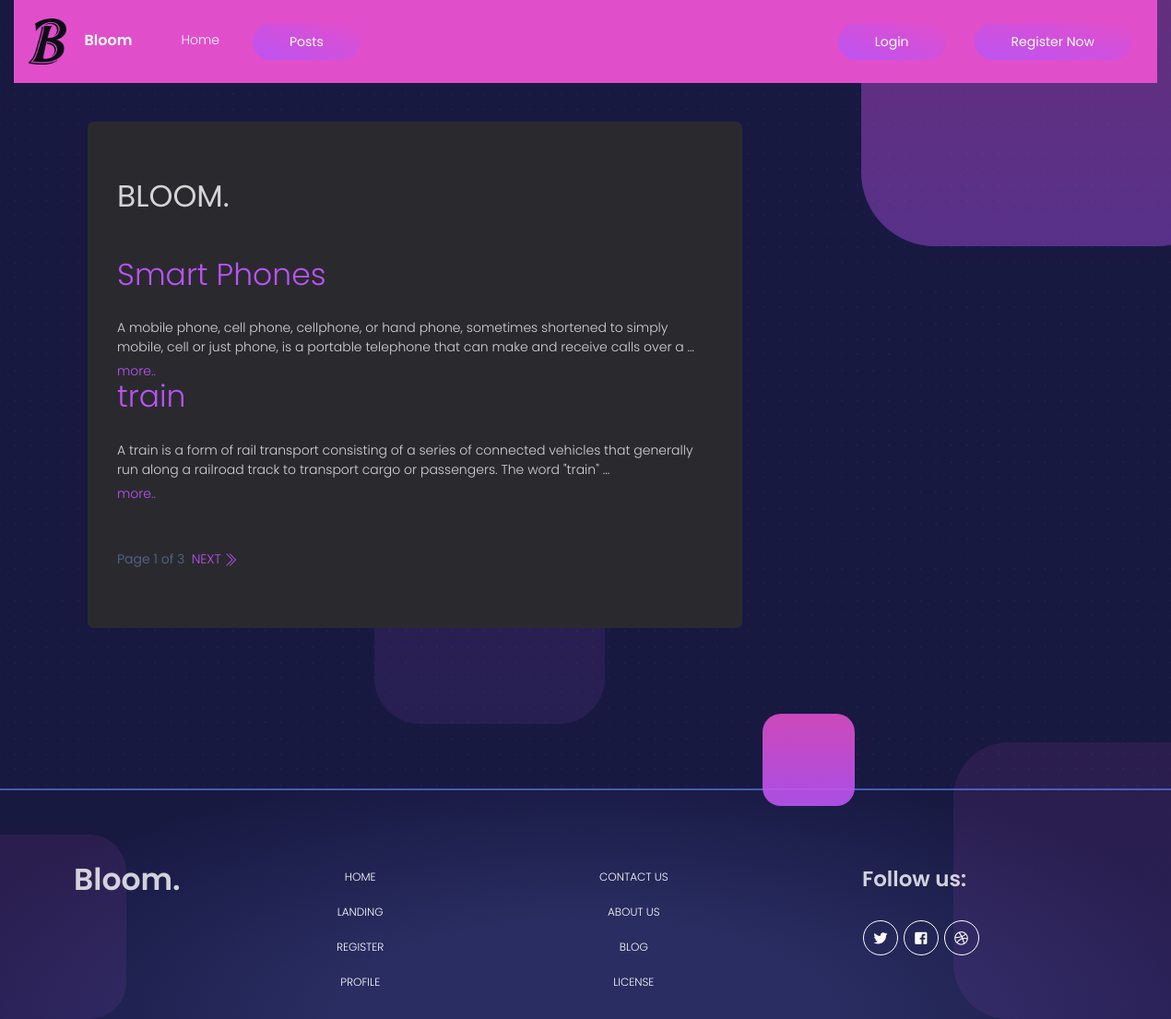
Screenshot of /blog/post/ with the database file from the repository.
### Blog_App/models.py (models this page shows, shortened)
class Post(models.Model):
    STATUS_CHOICES = (('draft', 'Draft'), ('published', 'Published'))
    title = models.CharField(max_length=260)
    slug = models.SlugField(max_length=264, unique_for_date='publish')
    author = models.ForeignKey(User, related_name='blog_post', on_delete=models.PROTECT)
    body = models.TextField()
    publish = models.DateTimeField(default=timezone.now)
    created = models.DateTimeField(auto_now_add=True)
    updated = models.DateTimeField(auto_now=True)
    status = models.CharField(max_length=20, choices=STATUS_CHOICES, default='draft')
    objects = CustomManager()
    class Meta:
        ordering = ('-publish',)

### Blog_App/views.py (the view)
# urls.py: path('post/', views.post_list_view),
def post_list_view(request):
    post_list = Post.objects.all()
    paginator = Paginator(post_list, 2)
    page_number = request.GET.get('page')
    try:
        post_list = paginator.page(page_number)
    except PageNotAnInteger:
        post_list = paginator.page(1)
    except EmptyPage:
        post_list = paginator.page(paginator.num_pages)
    return render(request, 'Blog_App/post_list.html', {'post': post_list})

### Blog_App/models.py (called while the page is built)
    def get_queryset(self):
        return super().get_queryset().filter(status='published')

### templates/Blog_App/post_list.html
{% extends 'base.html' %}
{% block body_content %}
    <div class="jumbotron" style="background: #2a2a2e">
    <h1 class="brand">BLOOM.</h1>
    <div class="tab-content tab-space">
    <div class="tab-pane active" id="link1">
   {% for p in post %}
       <h1 class="h1-seo"><a href="/blog/detail/{{p.id}}">{{ p.title }}</a></h1>
       {{ p.body | truncatewords:30 | linebreaks }}<a href="/blog/detail/{{ p.id }}">more..</a>
    {% endfor %}
    </div>
    </div>
    {% include 'blog_app/pagination.html' with page=post %}
    </div>
{% endblock %}

### rows the page displays
Post: title "Smart Phones", body "A mobile phone, cell phone, cellphone, or hand phone, sometimes shortened to simply mobile, cell or just phone, is a portable telephone that can make and receive calls over a …"
Post: title "train", body "A train is a form of rail transport consisting of a series of connected vehicles that generally run along a railroad track to transport cargo or passengers. The word \"train\" …"

### other values shown
{{ page.number }} "1"
{{ page.paginator.num_pages }} "3"
